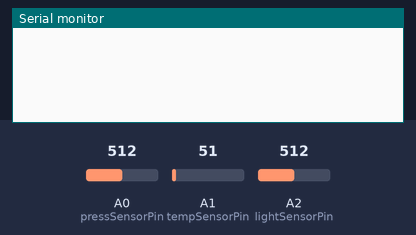
Bench run of a sketch on a simulated Arduino Uno, built with avr-gcc and run on an emulated ATmega328P. Parts: the last lines printed to the serial monitor. Inputs (shaded band) come from the test bench; at power-on: A2 (lightSensorPin) = 512, A0 (pressSensorPin) = 512, A1 (tempSensorPin) = 51.

Above: at 1.2 s.
1.3 s: A2 (lightSensorPin) set to 122
At 2.1 s:
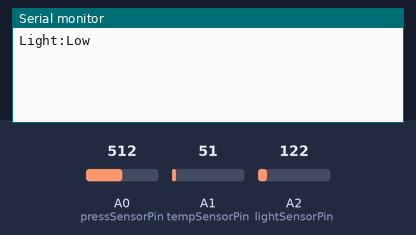
2.8 s: A0 (pressSensorPin) set to 0
At 3.2 s:
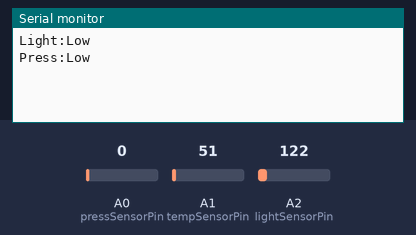
4.3 s: A0 (pressSensorPin) set to 122
At 5.5 s:
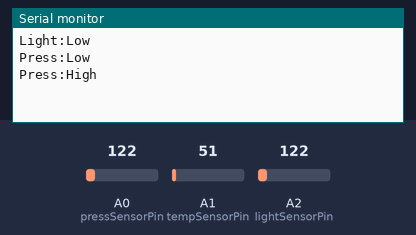
5.8 s: A2 (lightSensorPin) set to 306
At 6.7 s:
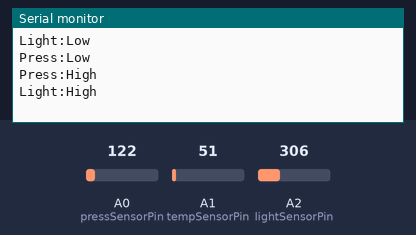

The sketch:

SensorsReader.ino
```cpp
// Used pins
int pressSensorPin = 0;
int tempSensorPin = 1;
int lightSensorPin = 2;

// Configuration values
int pressLimVal = 50;
int tempLimVal = 320;
int lightLimVal = 300;

// Pressure state
boolean pressHigh;
// Temperature state
boolean tempHigh;
// Light state
boolean lightHigh;

void setup() {
  Serial.begin(9600);
  pressHigh = analogRead(pressSensorPin) > pressLimVal;
  tempHigh = analogRead(tempSensorPin) > tempLimVal;
  lightHigh = analogRead(lightSensorPin) > lightLimVal;
}

void loop() {
  if (pressHigh != analogRead(pressSensorPin) > pressLimVal) {
    pressHigh = !pressHigh;
    if (pressHigh){
      Serial.println("Press:High");
    } else {
      Serial.println("Press:Low");
    }
    delay(500);
  }
  if (tempHigh != analogRead(tempSensorPin) > tempLimVal) {
    tempHigh = !tempHigh;
    if (tempHigh){
      Serial.println("Temp:High");
    } else {
      Serial.println("Temp:Low");
    }
    delay(500);
  }
  if (lightHigh != analogRead(lightSensorPin) > lightLimVal) {
    lightHigh = !lightHigh;
    if (lightHigh){
      Serial.println("Light:High");
    } else {
      Serial.println("Light:Low");
    }
    delay(500);
  }
}
```

Measured:
- after the input at 1.3 s, the serial monitor: prints a new line at once (image 1)
- after the input at 2.8 s, the serial monitor: prints a new line at once (image 2)
- after the input at 4.3 s, the serial monitor: prints a new line at once (image 3)
- after the input at 5.8 s, the serial monitor: prints a new line at once (image 4)
